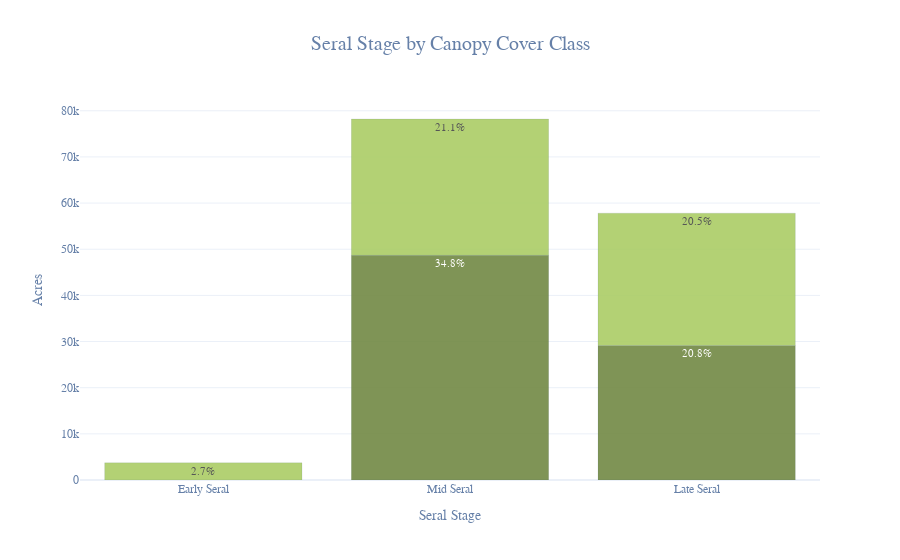

Notebook source saved alongside this figure:
### Code cell
# stacked bar chart of seral stage by canopy cover class
df = pd.read_csv(output / "seral_stage_with_classification.csv")

# rename columns for clarity
df.rename(columns = {
    'Seral Stage':'Category',
    'Area (acres)':'Acres'
    }, inplace = True)

# classify seral stage by category Early Seral Opne - Early Seral, etch
df['SeralStage'] = df['Category'].replace(
    {'Early': 'Early Seral',
    'Mid (closed canopy)': 'Mid Seral',
    'Mid (open canopy)': 'Mid Seral',
    'Late (open canopy)': 'Late Seral',
    'Late (closed canopy)': 'Late Seral'
    }
)
# melt then group by seral stage and category and sum acres
df = df.melt(id_vars=['SeralStage', 'Category'], value_vars=['Acres'])
df = df.groupby(['SeralStage', 'Category']).sum().reset_index()
# remove the "SeralStage" column from the melted DataFrame
df = df.drop(columns=['variable'])
# change value to Acres
df.rename(columns = {
    'value':'Acres'
    }, inplace = True)

# order the categories by the order of the seral stage
df['SeralStage'] = pd.Categorical(df['SeralStage'],
                        categories=['Early Seral', 'Mid Seral', 'Late Seral'],
                        ordered=True)

## get the percentage of acres in each category
df['Percentage'] = ((df['Acres'] / df['Acres'].sum()) * 100).round(1)

fig = px.bar(df, x="SeralStage", y="Acres", 
            color="Category",
            text=df['Percentage'].astype(str) + '%',
            title="Seral Stage by Canopy Cover Class",
            color_discrete_sequence=["#ABCD66", "#728944"],
            custom_data=["Category"],
            category_orders={"SeralStage": ['Early Seral', 'Mid Seral', 'Late Seral']},
            )
fig.update_traces(marker_line_color='rgb(8,48,107)',
                    marker_line_width=0.1, opacity=0.9,
                    textfont_size=14, textposition="inside",
                    hovertemplate="<br>".join(
                        ["<b>%{y:,.0f}</b> acres of the forested area is", 
                            "in class <i>%{customdata[0]}</i>"]
                    )
                    + "<extra></extra>",
            )
fig.update_layout(title_x=0.5, title_font_size=20,
                    uniformtext_minsize=8, uniformtext_mode='hide',
                    title_font_color='#6680a8',
                    xaxis_title="Seral Stage",
                    yaxis_title="Acres",
                    hovermode="x unified",
                    template=template,
                    legend=dict(title_text='',
                                orientation="h",
                                yanchor="bottom",
                                y=1.02,
                                xanchor="right",
                                x=1),
                    legend_title_text='',
                    font_family=font,
                    font_color='#6680a8',
                    plot_bgcolor='white',
                    showlegend=True
                        )
# no legendd
fig.update_traces(showlegend=False)
fig.show()
# save to HTML
fig.write_html(config = {"displayModeBar": False},
               file="DataVisualizations/CompositionAge_Chart.html", 
               full_html= False, 
               include_plotlyjs='cdn')

### Figure 1 — Plotly figure (JSON) as saved in the notebook; plotly's stock layout.template omitted (floating-point values rounded to 4 significant figures)
{"data": [{"customdata": [["Early"]], "hovertemplate": "<b>%{y:,.0f}</b> acres of the forested area is<br>in class <i>%{customdata[0]}</i><extra></extra>", "legendgroup": "Early", "marker": {"color": "#ABCD66", "line": {"color": "rgb(8,48,107)", "width": 0.1}, "pattern": {"shape": ""}}, "name": "Early", "opacity": 0.9, "orientation": "v", "showlegend": false, "text": ["2.7%"], "textfont": {"size": 14}, "textposition": "inside", "type": "bar", "x": ["Early Seral"], "xaxis": "x", "y": [3729.0], "yaxis": "y"}, {"customdata": [["Late (closed canopy)"]], "hovertemplate": "<b>%{y:,.0f}</b> acres of the forested area is<br>in class <i>%{customdata[0]}</i><extra></extra>", "legendgroup": "Late (closed canopy)", "marker": {"color": "#728944", "line": {"color": "rgb(8,48,107)", "width": 0.1}, "pattern": {"shape": ""}}, "name": "Late (closed canopy)", "opacity": 0.9, "orientation": "v", "showlegend": false, "text": ["20.8%"], "textfont": {"size": 14}, "textposition": "inside", "type": "bar", "x": ["Late Seral"], "xaxis": "x", "y": [29120.0], "yaxis": "y"}, {"customdata": [["Late (open canopy)"]], "hovertemplate": "<b>%{y:,.0f}</b> acres of the forested area is<br>in class <i>%{customdata[0]}</i><extra></extra>", "legendgroup": "Late (open canopy)", "marker": {"color": "#ABCD66", "line": {"color": "rgb(8,48,107)", "width": 0.1}, "pattern": {"shape": ""}}, "name": "Late (open canopy)", "opacity": 0.9, "orientation": "v", "showlegend": false, "text": ["20.5%"], "textfont": {"size": 14}, "textposition": "inside", "type": "bar", "x": ["Late Seral"], "xaxis": "x", "y": [28690.0], "yaxis": "y"}, {"customdata": [["Mid (closed canopy)"]], "hovertemplate": "<b>%{y:,.0f}</b> acres of the forested area is<br>in class <i>%{customdata[0]}</i><extra></extra>", "legendgroup": "Mid (closed canopy)", "marker": {"color": "#728944", "line": {"color": "rgb(8,48,107)", "width": 0.1}, "pattern": {"shape": ""}}, "name": "Mid (closed canopy)", "opacity": 0.9, "orientation": "v", "showlegend": false, "text": ["34.8%"], "textfont": {"size": 14}, "textposition": "inside", "type": "bar", "x": ["Mid Seral"], "xaxis": "x", "y": [48680.0], "yaxis": "y"}, {"customdata": [["Mid (open canopy)"]], "hovertemplate": "<b>%{y:,.0f}</b> acres of the forested area is<br>in class <i>%{customdata[0]}</i><extra></extra>", "legendgroup": "Mid (open canopy)", "marker": {"color": "#ABCD66", "line": {"color": "rgb(8,48,107)", "width": 0.1}, "pattern": {"shape": ""}}, "name": "Mid (open canopy)", "opacity": 0.9, "orientation": "v", "showlegend": false, "text": ["21.1%"], "textfont": {"size": 14}, "textposition": "inside", "type": "bar", "x": ["Mid Seral"], "xaxis": "x", "y": [29540.0], "yaxis": "y"}], "layout": {"barmode": "relative", "font": {"color": "#6680a8", "family": "Calibri"}, "hovermode": "x unified", "legend": {"orientation": "h", "title": {"text": ""}, "tracegroupgap": 0, "x": 1, "xanchor": "right", "y": 1.02, "yanchor": "bottom"}, "plot_bgcolor": "white", "showlegend": true, "title": {"font": {"color": "#6680a8", "size": 20}, "text": "Seral Stage by Canopy Cover Class", "x": 0.5}, "uniformtext": {"minsize": 8, "mode": "hide"}, "xaxis": {"anchor": "y", "categoryarray": ["Early Seral", "Mid Seral", "Late Seral"], "categoryorder": "array", "domain": [0, 1], "title": {"text": "Seral Stage"}}, "yaxis": {"anchor": "x", "domain": [0, 1], "title": {"text": "Acres"}}}}
